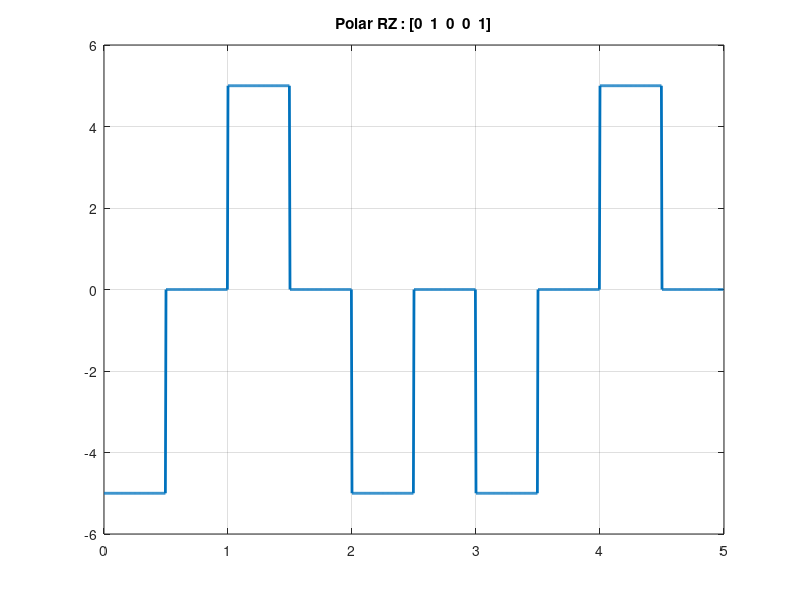

Here is the MATLAB script that generated this plot:
clc;
close all;
clear all;

bits = [0,1,0,0,1]; 

bitrate = 1;
voltage = 5;

T = length(bits)/bitrate; %total time for bit sequence
n = 200; %sample per bit
N = n * T; %total sample
dt = T / N; %sampling time
t = 0:dt:T-dt; %every time instance
y = zeros(1,length(t)); %output signal

%modulation
for i = 0 : length(bits) - 1
  if(bits(i+1) == 1)
    y(i * n + 1 : (i + 0.5) * n) = voltage;
    y((i + 0.5) * n + 1 : (i + 1) * n) = 0;
  else
    y(i * n + 1 : (i + 0.5) * n) = -voltage;
    y((i + 0.5) * n + 1 : (i + 1) * n) = 0;
  endif
end

plot(t,y,'LineWidth',2);
axis([0 T -voltage-1 voltage+1]);
grid on;
title(['Polar RZ : [' num2str(bits) ']']);

%demodulation
for i = 1 : length(t)
  if(rem(i,n) == 0 && y(i - n * 0.5) == voltage)
    receiving_bits(i / n) = 1;
    elseif(rem(i,n) == 0 && y(i - n * 0.5) == -voltage)
    receiving_bits(i / n) = 0;
  endif
end
disp("Polar RZ Decoding : ");
disp(receiving_bits);
